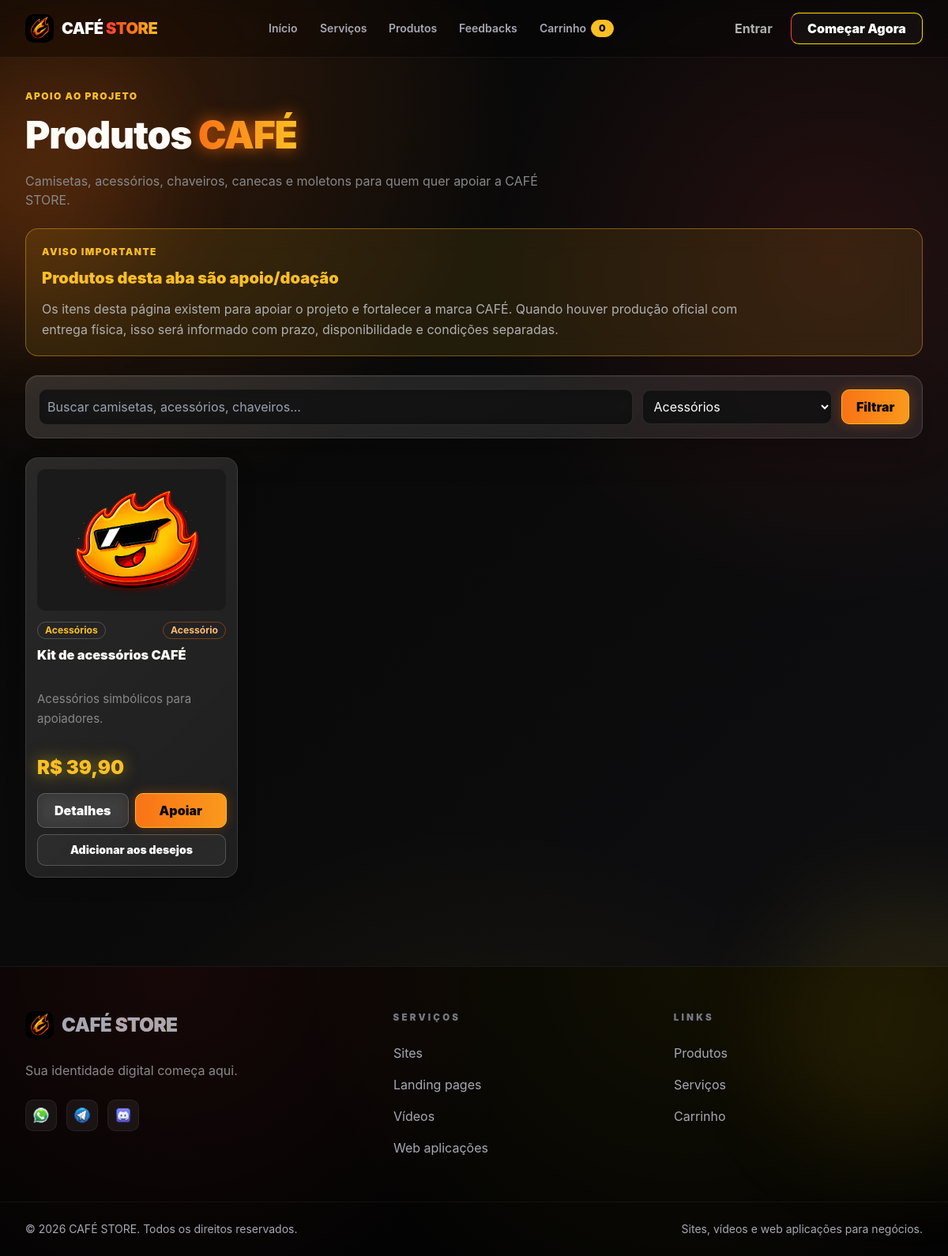
Page /products.php?category_id=2 on the committed database.
### tables this page shows
CREATE TABLE products (
  id INT UNSIGNED AUTO_INCREMENT PRIMARY KEY,
  name VARCHAR(160) NOT NULL,
  slug VARCHAR(180) NOT NULL UNIQUE,
  description TEXT,
  short_description VARCHAR(255) NULL,
  price DECIMAL(10,2) NOT NULL DEFAULT 0.00,
  old_price DECIMAL(10,2) NULL,
  category_id INT UNSIGNED NULL,
  stock INT UNSIGNED NOT NULL DEFAULT 0,
  is_digital TINYINT(1) NOT NULL DEFAULT 1,
  image_url VARCHAR(500) NULL,
  main_image_url VARCHAR(500) NULL,
  type VARCHAR(40) NOT NULL DEFAULT 'digital',
  status VARCHAR(40) NOT NULL DEFAULT 'active',
  created_at TIMESTAMP DEFAULT CURRENT_TIMESTAMP,
  updated_at TIMESTAMP NULL DEFAULT NULL ON UPDATE CURRENT_TIMESTAMP,
  CONSTRAINT fk_products_category FOREIGN KEY (category_id) REFERENCES categories(id) ON DELETE SET NULL
);

CREATE TABLE categories (
  id INT UNSIGNED AUTO_INCREMENT PRIMARY KEY,
  name VARCHAR(120) NOT NULL,
  slug VARCHAR(140) NOT NULL UNIQUE,
  created_at TIMESTAMP DEFAULT CURRENT_TIMESTAMP,
  updated_at TIMESTAMP NULL DEFAULT NULL ON UPDATE CURRENT_TIMESTAMP
);

### products.php (the view, shortened to what the rows shown need)
<?php
require_once __DIR__ . '/config/helpers.php';
$category = (int) ($_GET['category_id'] ?? 0);
$where = ["p.status = 'active'"];
$params = [];
if ($category > 0) {
    $where[] = 'p.category_id = ?';
    $params[] = $category;
}
$sql = 'SELECT p.*, c.name AS category_name FROM products p LEFT JOIN categories c ON c.id = p.category_id WHERE ' . implode(' AND ', $where) . ' ORDER BY p.created_at DESC';
$stmt = db()->prepare($sql);
$stmt->execute($params);
$products = $stmt->fetchAll();
$favoriteProductIds = [];
include __DIR__ . '/includes/header.php';
?>
<div class="flex items-end justify-between gap-6 mb-6">
    <div>
        <h1 class="m-0 text-[clamp(2rem,4vw,3.4rem)] font-black leading-tight tracking-tight">Produtos <span class="bg-gradient-to-r from-ember-500 to-glow-400 bg-clip-text text-transparent drop-shadow-[0_0_10px_rgba(255,107,0,0.8)]">CAFÉ</span></h1>
    </div>
</div>
<section class="mb-6 rounded-2xl border border-glow-400/40 bg-glow-400/10 p-5 text-midnight-100 backdrop-blur-lg">
    <h2 class="m-0 text-xl font-black text-glow-400">Produtos desta aba são apoio/doação</h2>
</section>
<div class="grid gap-5 md:grid-cols-4 max-md:grid-cols-3 max-sm:grid-cols-1">
    <?php foreach ($products as $product): ?>
        <article class="flex min-h-full flex-col gap-3.5 rounded-2xl border border-white/10 bg-white/5 p-3.5 backdrop-blur-lg shadow-[0_8px_24px_rgba(0,0,0,0.15)] transition-all duration-300 hover:-translate-y-2 hover:scale-[1.02] hover:shadow-[0_16px_48px_rgba(0,0,0,0.2),0_0_30px_rgba(255,107,0,0.15)] hover:border-ember-500/30">
            <a href="<?= url('product.php?slug=' . urlencode($product['slug'])) ?>">
                <div class="overflow-hidden rounded-[10px]">
                    <img src="<?= e(product_main_image($product)) ?>" alt="<?= e($product['name']) ?>" class="aspect-[4/3] w-full bg-midnight-900 object-cover transition-transform duration-500 hover:scale-110">
                </div>
            </a>
            <div class="grid gap-2.5">
                <div class="flex flex-wrap items-center justify-between gap-2">
                    <span class="inline-flex w-fit items-center justify-center rounded-full border border-white/20 px-[9px] py-[4px] text-[0.76rem] font-bold leading-none text-glow-400"><?= e($product['category_name'] ?? 'CAFÉ') ?></span>
                    <span class="inline-flex w-fit items-center justify-center rounded-full border border-ember-500/40 px-[9px] py-[4px] text-[0.76rem] font-bold leading-none text-ember-300"><?= e(product_type_label($product['type'])) ?></span>
                </div>
                <h3 class="m-0 min-h-[2.7em] text-[1.02rem] font-black leading-tight"><?= e($product['name']) ?></h3>
                <p class="m-0 min-h-[4.7em] text-[0.94rem] leading-relaxed text-midnight-400"><?= e(excerpt($product['short_description'] ?: $product['description'], 100)) ?></p>
                <strong class="text-[1.5rem] font-black text-glow-400 drop-shadow-[0_0_10px_rgba(255,215,0,0.5)]"><?= money((float) $product['price']) ?></strong>
            </div>
            <div class="mt-auto grid grid-cols-2 gap-2">
                <a class="inline-flex min-h-[44px] items-center justify-center gap-2 rounded-[10px] border border-white/20 bg-white/5 px-[18px] font-black leading-none text-white backdrop-blur transition-all duration-300 hover:scale-105 hover:border-glow-400 hover:shadow-[0_0_15px_rgba(255,215,0,0.2)]" href="<?= url('product.php?slug=' . urlencode($product['slug'])) ?>">Detalhes</a>
                <form action="<?= url('api/cart-add.php') ?>" method="post">
                    <button class="inline-flex w-full min-h-[44px] items-center justify-center gap-2 rounded-[10px] border border-glow-400 bg-gradient-to-r from-ember-500 to-glow-400 bg-[length:200%_100%] bg-[0%_0%] px-[18px] font-black leading-none text-midnight-950 shadow-[0_0_15px_rgba(255,107,0,0.3)] transition-all duration-300 hover:bg-[100%_0] hover:scale-105 hover:shadow-[0_0_20px_rgba(255,107,0,0.6),0_0_40px_rgba(255,107,0,0.3)]" type="submit">Apoiar</button>
                </form>
                <form class="col-span-2" action="<?= url('api/wishlist-toggle.php') ?>" method="post">
                    <button class="inline-flex w-full min-h-[40px] items-center justify-center rounded-[10px] border border-white/20 bg-white/5 px-3 text-sm font-black text-white transition-all duration-300 hover:border-glow-400" type="submit"><?= in_array((int) $product['id'], $favoriteProductIds, true) ? 'Remover dos desejos' : 'Adicionar aos desejos' ?></button>
                </form>
            </div>
        </article>
    <?php endforeach; ?>
</div>
<?php include __DIR__ . '/includes/footer.php'; ?>

### rows in the picture
products: category.name "Acessórios", type "Acessório", name "Kit de acessórios CAFÉ", short_description "Acessórios simbólicos para apoiadores.", price "R$ 39,90", shows "Adicionar aos desejos"

### other values in the picture
cart_count() "0"
form field category_id "Acessórios"
